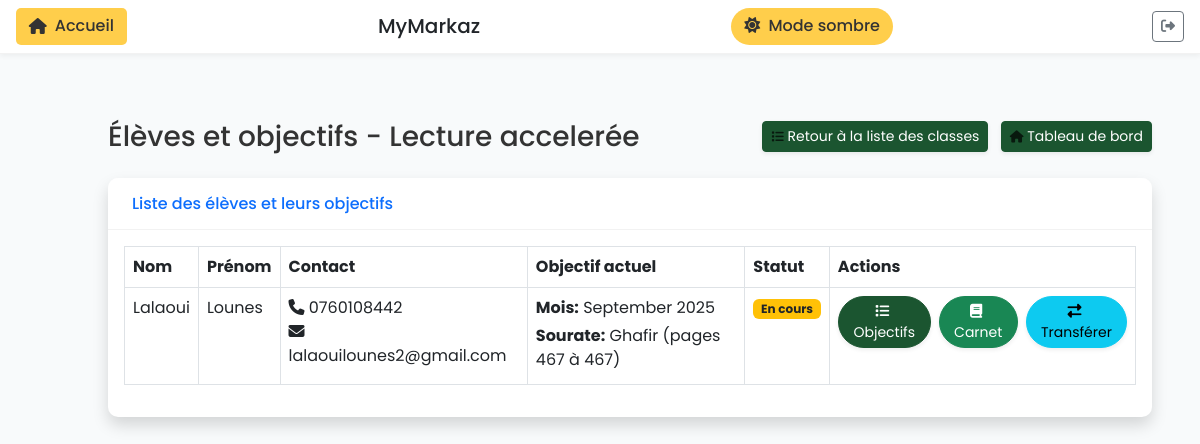
Page /gestion/objectifs/13/ (signed in) on the committed database.
### ecole_app/models.py (models this page shows, shortened)
class SiteConfig(models.Model):
    key = models.CharField(max_length=50, unique=True)
    value = models.CharField(max_length=255, default='default')
    @classmethod
    def get_site_name(cls):
        site_config = cls.objects.filter(key='site_name').first()
        return site_config.value if site_config else 'École Markaz'
    class Meta:
        verbose_name = "Configuration du site"
        verbose_name_plural = "Configurations du site"

class Classe(models.Model):
    composante = models.ForeignKey(Composante, on_delete=models.CASCADE, related_name='classes', null=True, blank=True)
    nom = models.CharField(max_length=100)
    professeur = models.ForeignKey(Professeur, on_delete=models.SET_NULL, null=True, related_name='classes')
    creneau = models.ForeignKey(Creneau, on_delete=models.SET_NULL, null=True, related_name='classes')
    capacite = models.IntegerField(default=20)
    annee_scolaire = models.ForeignKey(AnneeScolaire, on_delete=models.SET_NULL, null=True, blank=True, related_name='classes')
    date_creation = models.DateTimeField(auto_now_add=True)
    class Meta:
        verbose_name = "Classe"
        verbose_name_plural = "Classes"

class Eleve(models.Model):
    classes = models.ManyToManyField('Classe', related_name='eleves_multi', blank=True)  # Ajout pour multi-classes
    composante = models.ForeignKey(Composante, on_delete=models.CASCADE, related_name='eleves', null=True, blank=True)
    user = models.OneToOneField(User, on_delete=models.CASCADE, null=True, blank=True, related_name='eleve')
    nom = models.CharField(max_length=100)
    prenom = models.CharField(max_length=100, blank=True)
    prenom_pere = models.CharField(max_length=100, blank=True, null=True, help_text="Prénom du père")
    prenom_mere = models.CharField(max_length=100, blank=True, null=True, help_text="Prénom de la mère")
    mot_de_passe_en_clair = models.CharField(max_length=100, blank=True, null=True, help_text="Mot de passe en clair (non sécurisé)")
    classe = models.ForeignKey(Classe, on_delete=models.SET_NULL, null=True, related_name='eleves')
    creneaux = models.ManyToManyField(Creneau, related_name='eleves', blank=True)
    annee_scolaire = models.ForeignKey(AnneeScolaire, on_delete=models.SET_NULL, null=True, blank=True, related_name='eleves')
    date_naissance = models.DateField(null=True, blank=True)
    telephone = models.CharField(max_length=20, blank=True)
    telephone_secondaire = models.CharField(max_length=20, blank=True, null=True, help_text="Numéro de téléphone secondaire")
    adresse = models.TextField(blank=True)
    email = models.EmailField(blank=True)
    remarque = models.TextField(blank=True, null=True, help_text="Remarque libre sur l'élève")
    archive = models.BooleanField(default=False, help_text="Élève archivé")
    motif_archive = models.TextField(blank=True, null=True, help_text="Motif d'archivage")
    date_creation = models.DateTimeField(auto_now_add=True)
    montant_total = models.DecimalField(max_digits=10, decimal_places=2, default=200.00, help_text="Montant total à payer pour l'inscription")
    class Meta:
        verbose_name = "Élève"
        verbose_name_plural = "Élèves"

class ObjectifMensuel(models.Model):
    STATUT_CHOICES = [
        ('en_cours', 'En cours'),
        ('atteint', 'Atteint'),
        ('non_atteint', 'Non atteint'),
    ]
    eleve = models.ForeignKey('Eleve', on_delete=models.CASCADE, related_name='objectifs')
    mois = models.DateField(help_text="Mois et année de l'objectif")
    sourate = models.CharField(max_length=100, blank=True, null=True, help_text="Sourate ciblée")
    page_debut = models.PositiveIntegerField(blank=True, null=True, help_text="Page de début de la sourate")
    page_fin = models.PositiveIntegerField(blank=True, null=True, help_text="Page de fin de la sourate")
    numero_exercice = models.PositiveIntegerField(blank=True, null=True, help_text="Numéro d'exercice (1-13)")
    description_libre = models.TextField(blank=True, null=True, help_text="Description libre de l'objectif")
    statut = models.CharField(max_length=20, choices=STATUT_CHOICES, default='en_cours')
    date_creation = models.DateTimeField(auto_now_add=True)
    date_modification = models.DateTimeField(auto_now=True)
    commentaire = models.TextField(blank=True, help_text="Commentaires sur l'objectif")
    class Meta:
        verbose_name = "Objectif mensuel"
        verbose_name_plural = "Objectifs mensuels"
        ordering = ['-mois', 'eleve']

### ecole_app/views_eleves_objectifs.py (the view, shortened to what this page needs)
# urls.py: path('gestion/objectifs/', views_eleves_objectifs.admin_liste_eleves_objectifs, name='admin_liste_eleves_objectifs'),
@login_required
@admin_required
def admin_liste_eleves_objectifs(request, classe_id=None):
    classe = get_object_or_404(Classe, id=classe_id)
    eleves_fk = Eleve.objects.filter(classe=classe, archive=False)
    eleves_m2m = Eleve.objects.filter(classes=classe, archive=False)
    eleves = (eleves_fk | eleves_m2m).distinct().prefetch_related(
        Prefetch('objectifs', queryset=ObjectifMensuel.objects.order_by('-mois'))
    ).order_by('nom', 'prenom')
    context = {
        'classe': classe,
        'eleves': eleves,
        'is_admin': True,
    }
    return render(request, 'ecole_app/eleves/liste_eleves_objectifs.html', context)

### ecole_app/context_processors.py (called while the page is built)
def site_name(request):
    return {
        'site_name': SiteConfig.get_site_name()
    }

### ecole_app/templates/ecole_app/eleves/liste_eleves_objectifs.html (shortened to what this page needs)
{% extends 'ecole_app/base_admin.html' %}
{% block content %}
<div class="container-fluid">
    <div class="d-sm-flex align-items-center justify-content-between mb-4">
        <h1 class="h3 mb-0 text-gray-800">Élèves et objectifs - {{ classe.nom }}</h1>
        <div>
            {% if is_admin %}
            <a href="{% url 'admin_liste_eleves_objectifs' %}" class="btn btn-sm btn-primary shadow-sm">
                 Retour à la liste des classes
            </a>
            <a href="{% url 'dashboard' %}" class="btn btn-sm btn-primary shadow-sm ms-2">
                 Tableau de bord
            </a>
            {% else %}
            <a href="{% url 'dashboard_professeur' %}" class="btn btn-sm btn-primary shadow-sm">
                <i class="fas fa-home fa-sm text-white-50"></i> Tableau de bord
            </a>
            {% endif %}
        </div>
    </div>
    <div class="card shadow mb-4">
        <div class="card-header py-3 d-flex flex-row align-items-center justify-content-between">
            <h6 class="m-0 font-weight-bold text-primary">Liste des élèves et leurs objectifs</h6>
        </div>
        <div class="card-body">
            {% if eleves %}
            <div class="table-responsive">
                <table class="table table-bordered" id="dataTable" width="100%" cellspacing="0">
                    <thead>
                        <tr>
                            <th>Nom</th>
                            <th>Prénom</th>
                            <th>Contact</th>
                            <th>Objectif actuel</th>
                            <th>Statut</th>
                            <th>Actions</th>
                        </tr>
                    </thead>
                    <tbody>
                        {% for eleve in eleves %}
                        <tr>
                            <td>{{ eleve.nom }}</td>
                            <td>{{ eleve.prenom }}</td>
                            <td>
                                {% if eleve.telephone %}<div><i class="fas fa-phone"></i> {{ eleve.telephone }}</div>{% endif %}
                                {% if eleve.email %}<div><i class="fas fa-envelope"></i> {{ eleve.email }}</div>{% endif %}
                            </td>
                            <td>
                                {% with objectif_actuel=eleve.objectifs.first %}
                                {% if objectif_actuel %}
                                    <div class="mb-1">
                                        <strong>Mois:</strong> {{ objectif_actuel.mois|date:"F Y" }}
                                    </div>
                                    {% if objectif_actuel.sourate %}
                                    <div class="mb-1">
                                        <strong>Sourate:</strong> {{ objectif_actuel.sourate }}
                                        {% if objectif_actuel.page_debut and objectif_actuel.page_fin %}
                                        (pages {{ objectif_actuel.page_debut }} à {{ objectif_actuel.page_fin }})
                                        {% endif %}
                                    </div>
                                    {% endif %}
                                {% else %}
                                    <em class="text-muted">Aucun objectif défini</em>
                                {% endif %}
                                {% endwith %}
                            </td>
                            <td>
                                {% with objectif_actuel=eleve.objectifs.first %}
                                {% if objectif_actuel %}
                                    {% if objectif_actuel.statut == 'en_cours' %}
                                    <span class="badge bg-warning text-dark">En cours</span>
                                    {% elif objectif_actuel.statut == 'atteint' %}
                                    <span class="badge bg-success">Atteint</span>
                                    {% elif objectif_actuel.statut == 'non_atteint' %}
                                    <span class="badge bg-danger">Non atteint</span>
                                    {% endif %}
                                {% else %}
                                    <span class="badge bg-secondary">Non défini</span>
                                {% endif %}
                                {% endwith %}
                            </td>
                            <td class="text-center">
                                <div class="d-flex justify-content-center gap-2">
                                    <button type="button" class="btn btn-primary btn-sm rounded-pill shadow-sm" data-bs-toggle="modal" data-bs-target="#objectifsModal{{ eleve.id }}">
                                        <i class="fas fa-list me-1"></i> Objectifs
                                    </button>
                                    <a href="{% url 'carnet_pedagogique' eleve.id %}" class="btn btn-success btn-sm rounded-pill shadow-sm">
                                        <i class="fas fa-book me-1"></i> Carnet
                                    </a>
                                    <button type="button" class="btn btn-info btn-sm rounded-pill shadow-sm" data-bs-toggle="modal" data-bs-target="#transferModal{{ eleve.id }}">
                                        <i class="fas fa-exchange-alt me-1"></i> Transférer
                                    </button>
                                </div>
                            </td>
                        </tr>
                        {% endfor %}
                    </tbody>
                </table>
            </div>
            {% else %}
            <div class="text-center py-4">
                <p class="text-muted">Aucun élève n'est inscrit dans cette classe.</p>
            </div>
            {% endif %}
        </div>
    </div>
</div>
{% endblock %}

### ecole_app/templates/ecole_app/base_admin.html (shortened to what this page needs)
<!DOCTYPE html>
<html lang="fr">
<head>
    <link href="https://cdn.jsdelivr.net/npm/bootstrap@5.3.0/dist/css/bootstrap.min.css" rel="stylesheet">
    <link rel="stylesheet" href="https://cdnjs.cloudflare.com/ajax/libs/font-awesome/6.4.0/css/all.min.css">
    {% load static %}
    <link href="{% static 'ecole_app/css/composante.css' %}" rel="stylesheet">
    <link href="{% static 'ecole_app/css/custom-styles.css' %}" rel="stylesheet">
</head>
<body>
    <div class="top-nav fixed-top">
        {% if request.user.professeur %}
        <a href="{% url 'dashboard_professeur' %}" class="back-button">
            <i class="fas fa-home"></i> Accueil
        </a>
        {% elif request.user.eleve %}
        <a href="{% url 'dashboard_eleve' %}" class="back-button">
            <i class="fas fa-home"></i> Accueil
        </a>
        {% else %}
        <a href="{% url 'dashboard' %}" class="back-button">
            <i class="fas fa-home"></i> Accueil
        </a>
        {% endif %}
        <h5 class="mb-0 d-flex align-items-center">
            {{ site_name }}
        </h5>
        <button class="mode-toggle" id="toggleDarkMode">
            <i class="fas fa-sun me-1"></i> Mode sombre
        </button>
        {% if request.user.is_authenticated %}
        <a href="{% url 'logout' %}" class="btn btn-sm btn-outline-secondary ms-2" title="Déconnexion">
            <i class="fas fa-sign-out-alt"></i>
        </a>
        {% endif %}
    </div>
    <div class="container-fluid p-0">
        <div class="row g-0 m-0">
            <main class="col-12 px-md-4 main-content">
                <div class="dashboard-header">
                </div>
                <div class="content">
                    {% block content %}{% endblock %}
                </div>
            </main>
        </div>
    </div>
</body>
</html>

### ecole_app/static/ecole_app/css/custom-styles.css (style rules this page uses)
.text-gray-800 { color: #333333 !important; }

### ecole_app/templates/ecole_app/base_admin.html (style rules this page uses)
:root { --primary-green: #1b5530; --light-green: #22693c; --yellow-accent: #ffce4b; --text-light: #ffffff; --bg-light: #f8fafb; }
body { font-family: 'Poppins', sans-serif; background-color: var(--bg-light); }
.main-content { padding: 20px; margin-left: 60px !important; transition: margin-left 0.3s ease; min-height: calc(100vh - 60px); width: calc(100vw - 60px) !important; max-width: 100%; box-sizing: border-box; }
.dashboard-header { margin-bottom: 2rem; display: flex; justify-content: space-between; align-items: center; }
.card { border: none; border-radius: 10px; box-shadow: 0 2px 8px rgba(0,0,0,0.08); margin-bottom: 1.5rem; }
.card-header { background-color: white; border-bottom: 1px solid rgba(0,0,0,0.05); padding: 1rem 1.5rem; font-weight: 600; border-radius: 10px 10px 0 0 !important; }
.btn-primary { background-color: var(--primary-green); border-color: var(--primary-green); }
.top-nav { background-color: white; padding: 0.5rem 1rem; display: flex; justify-content: space-between; align-items: center; border-bottom: 1px solid rgba(0,0,0,0.05); box-shadow: 0 2px 5px rgba(0,0,0,0.05); }
.main-content { margin-top: 60px; margin-left: 250px; }
.mode-toggle { background-color: var(--yellow-accent); color: #333; border: none; padding: 0.4rem 0.8rem; border-radius: 20px; font-weight: 500; }
.back-button { background-color: var(--yellow-accent); color: #333; border: none; padding: 0.4rem 0.8rem; border-radius: 5px; font-weight: 500; text-decoration: none; display: inline-flex; align-items: center; gap: 0.5rem; }

### ecole_app/templates/ecole_app/eleves/liste_eleves_objectifs.html (style rules this page uses)
.container-fluid { padding-left: 1.5rem; padding-right: 1.5rem; }

### rows in the picture
SiteConfig: value "MyMarkaz"
Classe: nom "Lecture accelerée"
Eleve: nom "Lalaoui", prenom "Lounes", telephone "0760108442", email "lalaouilounes2@gmail.com", objectifs.first.mois "September 2025", objectifs.first.sourate "Ghafir", objectifs.first.page_debut "467", objectifs.first.page_fin "467"
